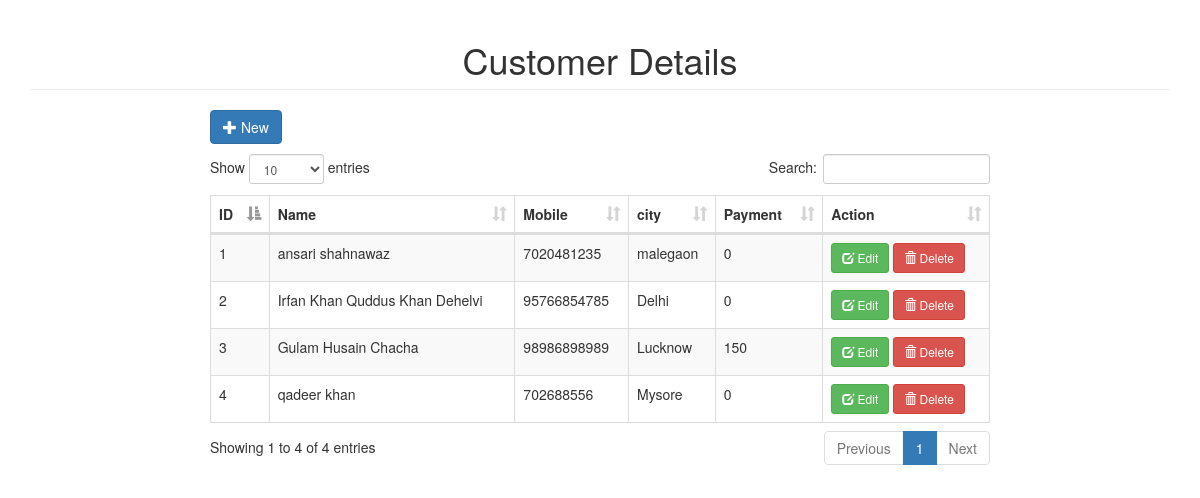
Before: /Customer/customer.php with the older database file.
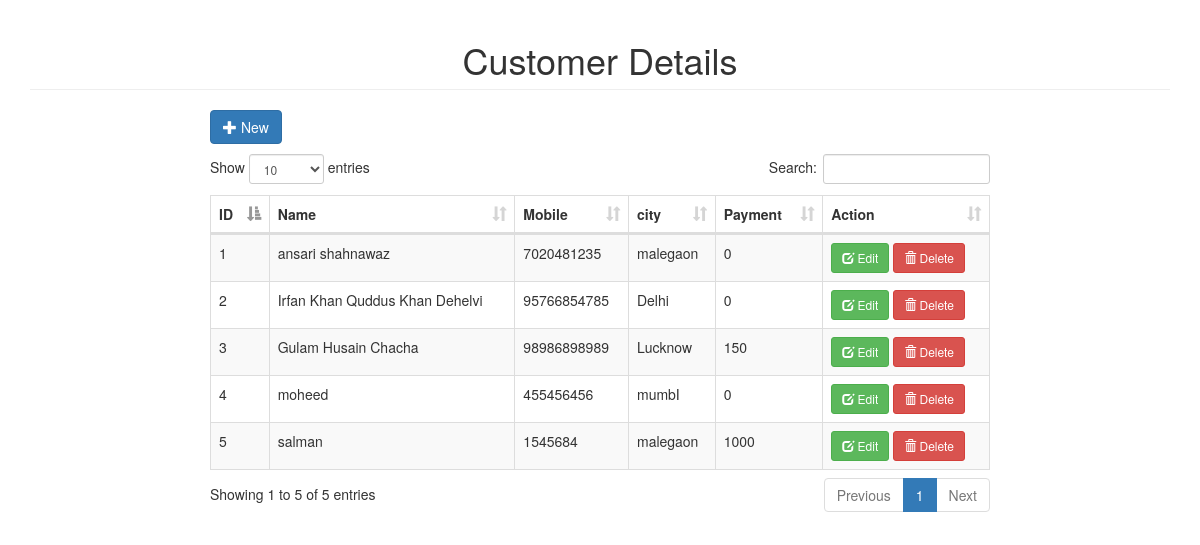
After: the same page with the newer database file.
### tables this page shows
CREATE TABLE `customer` (
  `id` bigint(20) UNSIGNED NOT NULL,
  `cust_name` varchar(255) NOT NULL,
  `mobile` varchar(255) NOT NULL,
  `city` varchar(255) NOT NULL,
  `payment` varchar(255) NOT NULL,
  `time` timestamp(6) NOT NULL DEFAULT current_timestamp(6) ON UPDATE current_timestamp(6)
);

### Customer/customer.php (the view, shortened to what this page needs)
<!DOCTYPE html>
<html>
<head>
	<link rel="stylesheet" type="text/css" href="../bootstrap/css/bootstrap.min.css">
	<link rel="stylesheet" type="text/css" href="../datatable/dataTable.bootstrap.min.css">
</head>
<body>
<div class="container">
	<h1 class="page-header text-center">Customer Details</h1>
	<div class="row">
		<div class="col-sm-8 col-sm-offset-2">
			<div class="row">
				<a href="#addnew" data-toggle="modal" class="btn btn-primary"><span class="glyphicon glyphicon-plus"></span> New</a>
			</div>
			<div class="height10">
			</div>
			<div class="row">
				<table id="myTable" class="table table-bordered table-striped">
					<thead>
						<th>ID</th>
						<th>Name</th>
						<th>Mobile</th>
						<th>city</th>
						<th>Payment</th>
						<th>Action</th>
					</thead>
					<tbody>
						<?php
							include_once('connection.php');
							$sql = "SELECT * FROM customer";
							$query = $conn->query($sql);
							while($row = $query->fetch_assoc()){
								echo
								"<tr>
									<td>".$row['id']."</td>
									<td>".$row['cust_name']."</td>
									<td>".$row['mobile']."</td>
									<td>".$row['city']."</td>
									<td>".$row['payment']."</td>
									<td>
										<a href='#edit_".$row['id']."' class='btn btn-success btn-sm' data-toggle='modal'><span class='glyphicon glyphicon-edit'></span> Edit</a>
										<a href='#delete_".$row['id']."' class='btn btn-danger btn-sm' data-toggle='modal'><span class='glyphicon glyphicon-trash'></span> Delete</a>
									</td>
								</tr>";
							}
						?>
					</tbody>
				</table>
			</div>
		</div>
	</div>
</div>
</body>
</html>

### Customer/customer.php (style rules this page uses)
.height10 { height:10px; }

Changed rows visible on the page:
changed customer id 4: cust_name "qadeer khan" → "moheed"; mobile "702688556" → "455456456"; city "Mysore" → "mumbI"
added customer: id "5", cust_name "salman", mobile "1545684", city "malegaon", payment "1000"
Other visible differences:
text written by a page script: "Show entries Search: Showing 1 to 4 of 4 entries Previous 1 Next" → "Show entries Search: Showing 1 to 5 of 5 entries Previous 1 Next"
